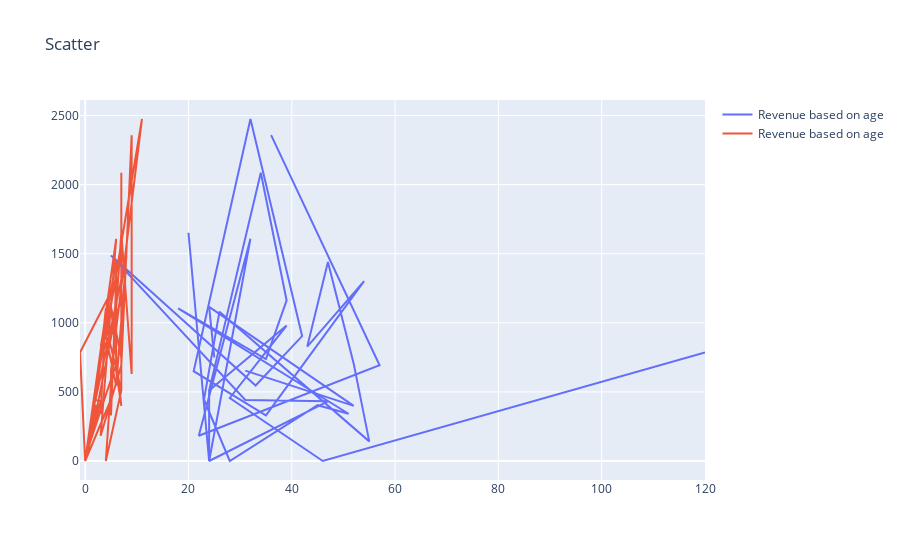

The cell this chart's notebook holds for it:
### Code cell
trace1 = go.Scatter(
    x=df["age"],
    y=df["revenue"],
    name='Revenue based on age'
)
trace2 = go.Scatter(
    x=df["purchases"],
    y=df["revenue"],
    name='Revenue based on age'
)
data = [trace1, trace2]
layout = {'title': 'Scatter'}
fig = go.Figure(data=data, layout=layout)
iplot(fig, show_link=False)
fig.write_html("figures/scatter.html")

### Figure 1 — Plotly figure (JSON) as saved in the notebook; plotly's stock layout.template omitted (floating-point values rounded to 4 significant figures)
{"data": [{"name": "Revenue based on age", "type": "scatter", "x": [25.0, 24.0, 52.0, 31.0, NaN, 120.0, 46.0, 28.0, 39.0, 24.0, 24.0, 20.0, NaN, 36.0, 57.0, 22.0, 32.0, 24.0, 47.0, 31.0, 5.0, 33.0, 42.0, 32.0, 21.0, 35.0, 54.0, 43.0, 47.0, 52.0, 55.0, 26.0, 23.0, 28.0, 45.0, 51.0, 18.0, 35.0, 39.0, 34.0, 24.0], "y": [749, 1115, 399, 654, 1296, 785, 0, 456, 980, 511, 0, 1652, 630, 2358, 693, 183, 1608, 0, 432, 442, 1488, 546, 904, 2475, 650, 330, 1302, 828, 1440, 702, 142, 1080, 445, 0, 404, 342, 1104, 738, 1162, 2086, 511]}, {"name": "Revenue based on age", "type": "scatter", "x": [7, 5, 7, 6, 6, -1, 0, 2, 4, 7, 4, 7, 9, 9, 7, 3, 6, 0, 3, 2, 8, 6, 4, 11, 5, 5, 6, 3, 6, 6, 1, 6, 5, 0, 2, 3, 4, 3, 7, 7, 7], "y": [749, 1115, 399, 654, 1296, 785, 0, 456, 980, 511, 0, 1652, 630, 2358, 693, 183, 1608, 0, 432, 442, 1488, 546, 904, 2475, 650, 330, 1302, 828, 1440, 702, 142, 1080, 445, 0, 404, 342, 1104, 738, 1162, 2086, 511]}], "layout": {"title": {"text": "Scatter"}}}
